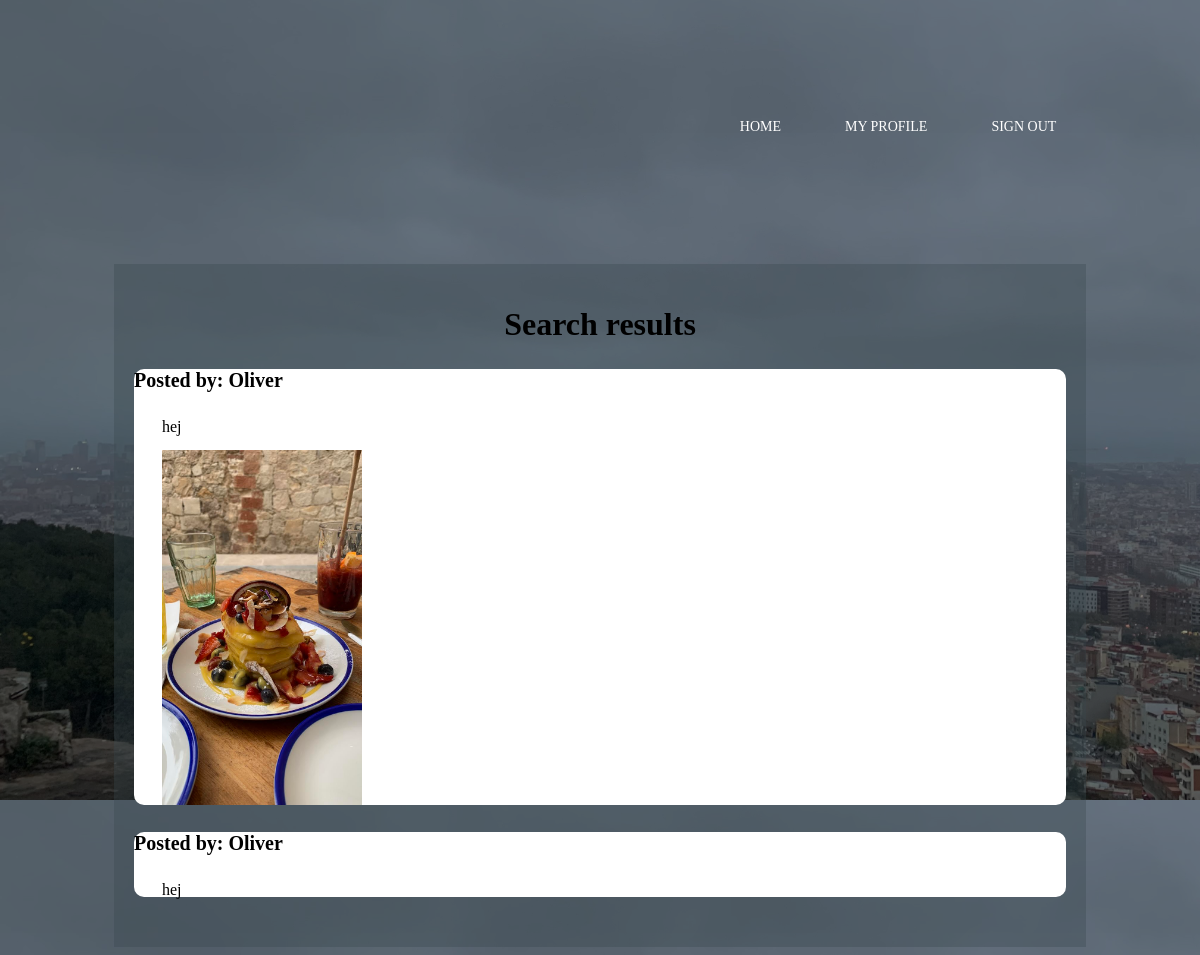
Screenshot of /search_comments.php?keyword=hej (signed in) with the database file from the repository.
### tables this page shows
CREATE TABLE "Post" (
	"message"	TEXT,
	"commentID"	INTEGER,
	"userID"	INTEGER,
	"image"	TEXT,
	"lastCommentID"	INTEGER,
	PRIMARY KEY("commentID" AUTOINCREMENT)
);

CREATE TABLE "Register" (
	"userID"	INTEGER,
	"username"	TEXT,
	"email"	TEXT,
	"password"	TEXT,
	PRIMARY KEY("userID" AUTOINCREMENT)
);

### search_comments.php (the view, shortened to what this page needs)
<?php
echo "<link rel='stylesheet' type='text/css' href='stylesheet.css'>";
?>
<!DOCTYPE html>
<html lang="en">
<head>
</head>
<body>
    <div class="navbar">
            <div class="nav">
                <ul>
                    <li class="link">
                        <a href="protected.php">HOME</a>
                    </li>
                    <li class="link">
                        <a href="profile.php">MY PROFILE</a>
                    </li>
                    <li class="link">
                        <a href="logout.php">SIGN OUT</a>
                    </li>
                </ul>
            </div>
        </div>
    <div class="comment-section">
        <h1>Search results </h1>
    <?php
    if ($_SERVER['REQUEST_METHOD'] === 'GET') {
        $keyword = $_GET['keyword'];
        try {
            $db = new SQLite3("./db/database.db");
            $stmt = $db->prepare("SELECT P.*, R.username FROM Post P JOIN Register R ON P.userID = R.userID WHERE P.message LIKE :keyword ORDER BY P.commentID DESC");
            $stmt->bindValue(':keyword', "%$keyword%", SQLITE3_TEXT);
            $result = $stmt->execute();
            while ($row = $result->fetchArray(SQLITE3_ASSOC)) {
                echo "<div class='comment' data-comment-id='{$row['commentID']}'>";
                echo "<div class='comment-author'>";
                echo "<h4>Posted by: {$row['username']}</h4>";
                echo "</div>";
                echo "<div class='comment-body'>";
                echo "<p>{$row['message']}</p>";
                if (!empty($row['image'])) {
                    echo "<img src='path/to/my/upload/directory/{$row['image']}' alt='Comment Image' width='200'>";
                }
                echo "</div>";
                echo "</div>";
            }
        } catch (Exception $e) {
            echo "Error: " . $e->getMessage();
        }
    }
    ?>
    </div>
</body>
</html>

### stylesheet.css (style rules this page uses)
body { background-image: linear-gradient(rgba(0, 0, 0, 0.45), rgba(0, 0, 0, 0.44)), url("img/IMG_5351.jpg"); background-size: cover; padding-left: 8%; padding-right: 8%; box-sizing: border-box; }
p { color: #fff; font-size: 13px; line-height: 15px; }
.comment-body p { color:#000000; font-size: 16px; font-family:Cambria, Cochin, Georgia, Times, 'Times New Roman', serif; }
h1 { color:#000000; text-align: center; }
h4 { color: #000000; font-weight: bold; font-size: 20px; }
.comment-section { position: relative; max-width: 100%; margin-top: 20px; margin-left:10px; margin-right:10px; padding-top: 20px ; padding-bottom:30px; padding-left:20px; padding-right:20px; background-color:#3a474e57; }
.comment { position:relative; background-color: #ffffff; margin:20px auto; overflow-wrap: break-word; border-radius: 10px; }
.comment-author { color: rgba(0, 0, 0, 0.85); font-weight: bold; text-decoration: none; }
.comment-body { padding: 0 20px; padding-left: 28px; }
.navbar { height: 20%; display: flex; align-items: center; padding: 4%; }
.nav { flex: 1; text-align: right; }
.nav ul li { list-style:none; display:inline-block; margin-left:60px; }
.nav ul li a { text-decoration:none; color:#fff; font-size:14px; position:relative; }
.nav ul li a::after { content: ""; position: absolute; left: 0; bottom: -6px; width: 100%; height: 2px; background: #fff; border-radius: 5px; transform: translateY(10px); opacity: 0; transition: .5s; }

### rows the page displays
post: userID.username "Oliver", message "hej", image (picture)
post: userID.username "Oliver", message "hej"
